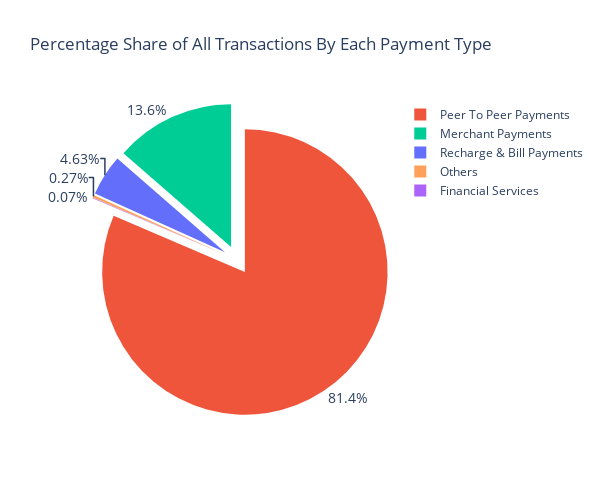

Notebook cell for this chart:
### Code cell
# Creating a pie plot
fig5 = px.pie(df_trans_type_high_share, names = "Transaction Type", values = "Average Share Pct", 
              color = "Transaction Type",
              color_discrete_sequence = px.colors.qualitative.Plotly, # discrete sequence of colors
              title = "Percentage Share of All Transactions By Each Payment Type")

fig5.update_traces(textposition = "outside", pull = 0.1) # ensuring that the pie slices are viewed outside the pie chart 
fig5.update_layout(width = 600, height = 500, uniformtext_minsize = 14, uniformtext_mode = "show")
fig5.show()

### Figure 1 — Plotly figure (JSON) as saved in the notebook; plotly's stock layout.template omitted (floating-point values rounded to 4 significant figures)
{"data": [{"customdata": [["Recharge & Bill Payments"], ["Peer To Peer Payments"], ["Merchant Payments"], ["Financial Services"], ["Others"]], "domain": {"x": [0, 1], "y": [0, 1]}, "hovertemplate": "Transaction Type=%{customdata[0]}<br>Average Share Pct=%{value}<extra></extra>", "labels": ["Recharge & Bill Payments", "Peer To Peer Payments", "Merchant Payments", "Financial Services", "Others"], "legendgroup": "", "marker": {"colors": ["#636EFA", "#EF553B", "#00CC96", "#AB63FA", "#FFA15A"]}, "name": "", "pull": 0.1, "showlegend": true, "textposition": "outside", "type": "pie", "values": [4.63, 81.43, 13.6, 0.07, 0.27]}], "layout": {"height": 500, "legend": {"tracegroupgap": 0}, "piecolorway": ["#636EFA", "#EF553B", "#00CC96", "#AB63FA", "#FFA15A", "#19D3F3", "#FF6692", "#B6E880", "#FF97FF", "#FECB52"], "title": {"text": "Percentage Share of All Transactions By Each Payment Type"}, "uniformtext": {"minsize": 14, "mode": "show"}, "width": 600}}
